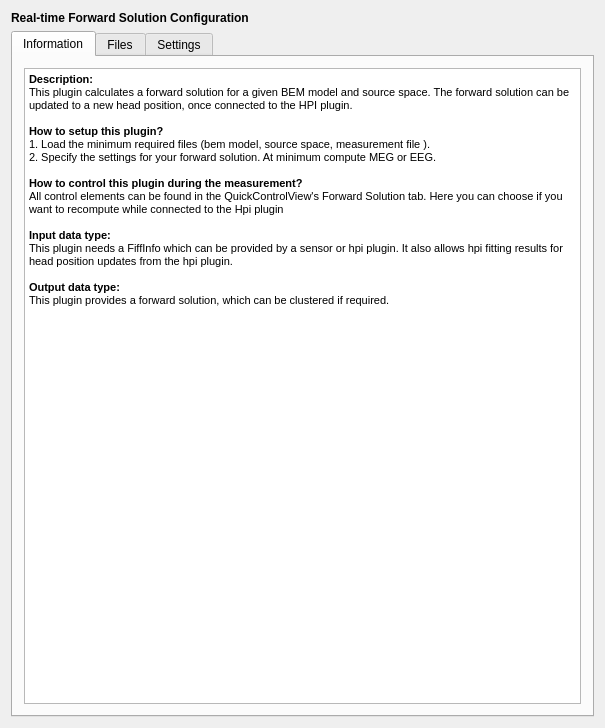
<?xml version="1.0" encoding="UTF-8"?>
<ui version="4.0">
 <class>RtFwdSetupWidgetClass</class>
 <widget class="QWidget" name="RtFwdSetupWidgetClass">
  <property name="geometry">
   <rect>
    <x>0</x>
    <y>0</y>
    <width>603</width>
    <height>728</height>
   </rect>
  </property>
  <property name="windowTitle">
   <string>DummySetupWidget</string>
  </property>
  <layout class="QVBoxLayout" name="verticalLayout_4">
   <item>
    <widget class="QLabel" name="m_qLabel_Headline">
     <property name="font">
      <font>
       <weight>75</weight>
       <bold>true</bold>
      </font>
     </property>
     <property name="text">
      <string>Real-time Forward Solution Configuration</string>
     </property>
    </widget>
   </item>
   <item>
    <widget class="QTabWidget" name="tabWidget">
     <property name="sizePolicy">
      <sizepolicy hsizetype="Maximum" vsizetype="Expanding">
       <horstretch>0</horstretch>
       <verstretch>0</verstretch>
      </sizepolicy>
     </property>
     <property name="toolTip">
      <string>&lt;html&gt;&lt;head/&gt;&lt;body&gt;&lt;p&gt;s&lt;/p&gt;&lt;/body&gt;&lt;/html&gt;</string>
     </property>
     <property name="currentIndex">
      <number>0</number>
     </property>
     <widget class="QWidget" name="Information">
      <attribute name="title">
       <string>Information</string>
      </attribute>
      <layout class="QVBoxLayout" name="verticalLayout">
       <item>
        <widget class="QTextBrowser" name="m_qTextBrowser_Information">
         <property name="html">
          <string>&lt;!DOCTYPE HTML PUBLIC &quot;-//W3C//DTD HTML 4.0//EN&quot; &quot;http://www.w3.org/TR/REC-html40/strict.dtd&quot;&gt;
&lt;html&gt;&lt;head&gt;&lt;meta name=&quot;qrichtext&quot; content=&quot;1&quot; /&gt;&lt;style type=&quot;text/css&quot;&gt;
p, li { white-space: pre-wrap; }
&lt;/style&gt;&lt;/head&gt;&lt;body style=&quot; font-family:'MS Shell Dlg 2'; font-size:7.875pt; font-weight:400; font-style:normal;&quot;&gt;
&lt;p style=&quot; margin-top:0px; margin-bottom:0px; margin-left:0px; margin-right:0px; -qt-block-indent:0; text-indent:0px;&quot;&gt;&lt;span style=&quot; font-size:8pt; font-weight:600;&quot;&gt;Description:&lt;/span&gt;&lt;/p&gt;
&lt;p style=&quot; margin-top:0px; margin-bottom:0px; margin-left:0px; margin-right:0px; -qt-block-indent:0; text-indent:0px;&quot;&gt;&lt;span style=&quot; font-size:8pt;&quot;&gt;This plugin calculates a forward solution for a given BEM model and source space. The forward solution can be updated to a new head position, once connected to the HPI plugin.&lt;/span&gt;&lt;/p&gt;
&lt;p style=&quot;-qt-paragraph-type:empty; margin-top:0px; margin-bottom:0px; margin-left:0px; margin-right:0px; -qt-block-indent:0; text-indent:0px; font-size:8pt;&quot;&gt;&lt;br /&gt;&lt;/p&gt;
&lt;p style=&quot; margin-top:0px; margin-bottom:0px; margin-left:0px; margin-right:0px; -qt-block-indent:0; text-indent:0px;&quot;&gt;&lt;span style=&quot; font-size:8pt; font-weight:600;&quot;&gt;How to setup this plugin?&lt;/span&gt;&lt;/p&gt;
&lt;p style=&quot; margin-top:0px; margin-bottom:0px; margin-left:0px; margin-right:0px; -qt-block-indent:0; text-indent:0px;&quot;&gt;&lt;span style=&quot; font-size:8pt;&quot;&gt;1. Load the minimum required files (bem model, source space, measurement file ).&lt;/span&gt;&lt;/p&gt;
&lt;p style=&quot; margin-top:0px; margin-bottom:0px; margin-left:0px; margin-right:0px; -qt-block-indent:0; text-indent:0px;&quot;&gt;&lt;span style=&quot; font-size:8pt;&quot;&gt;2. Specify the settings for your forward solution. At minimum compute MEG or EEG.&lt;/span&gt;&lt;/p&gt;
&lt;p style=&quot;-qt-paragraph-type:empty; margin-top:0px; margin-bottom:0px; margin-left:0px; margin-right:0px; -qt-block-indent:0; text-indent:0px; font-size:8pt;&quot;&gt;&lt;br /&gt;&lt;/p&gt;
&lt;p style=&quot; margin-top:0px; margin-bottom:0px; margin-left:0px; margin-right:0px; -qt-block-indent:0; text-indent:0px;&quot;&gt;&lt;span style=&quot; font-size:8pt; font-weight:600;&quot;&gt;How to control this plugin during the measurement?&lt;/span&gt;&lt;/p&gt;
&lt;p style=&quot; margin-top:0px; margin-bottom:0px; margin-left:0px; margin-right:0px; -qt-block-indent:0; text-indent:0px;&quot;&gt;&lt;span style=&quot; font-size:8pt;&quot;&gt;All control elements can be found in the QuickControlView's Forward Solution tab. Here you can choose if you want to recompute while connected to the Hpi plugin &lt;/span&gt;&lt;/p&gt;
&lt;p style=&quot;-qt-paragraph-type:empty; margin-top:0px; margin-bottom:0px; margin-left:0px; margin-right:0px; -qt-block-indent:0; text-indent:0px; font-size:8pt;&quot;&gt;&lt;br /&gt;&lt;/p&gt;
&lt;p style=&quot; margin-top:0px; margin-bottom:0px; margin-left:0px; margin-right:0px; -qt-block-indent:0; text-indent:0px;&quot;&gt;&lt;span style=&quot; font-size:8pt; font-weight:600;&quot;&gt;Input data type:&lt;/span&gt;&lt;/p&gt;
&lt;p style=&quot; margin-top:0px; margin-bottom:0px; margin-left:0px; margin-right:0px; -qt-block-indent:0; text-indent:0px;&quot;&gt;&lt;span style=&quot; font-size:8pt;&quot;&gt;This plugin needs a FiffInfo which can be provided by a sensor or hpi plugin. It also allows hpi fitting results for head position updates from the hpi plugin.&lt;/span&gt;&lt;/p&gt;
&lt;p style=&quot;-qt-paragraph-type:empty; margin-top:0px; margin-bottom:0px; margin-left:0px; margin-right:0px; -qt-block-indent:0; text-indent:0px; font-size:8pt;&quot;&gt;&lt;br /&gt;&lt;/p&gt;
&lt;p style=&quot; margin-top:0px; margin-bottom:0px; margin-left:0px; margin-right:0px; -qt-block-indent:0; text-indent:0px;&quot;&gt;&lt;span style=&quot; font-size:8pt; font-weight:600;&quot;&gt;Output data type:&lt;/span&gt;&lt;/p&gt;
&lt;p style=&quot; margin-top:0px; margin-bottom:0px; margin-left:0px; margin-right:0px; -qt-block-indent:0; text-indent:0px;&quot;&gt;&lt;span style=&quot; font-size:8pt;&quot;&gt;This plugin provides a forward solution, which can be clustered if required.&lt;/span&gt;&lt;/p&gt;&lt;/body&gt;&lt;/html&gt;</string>
         </property>
        </widget>
       </item>
      </layout>
     </widget>
     <widget class="QWidget" name="Files">
      <attribute name="title">
       <string>Files</string>
      </attribute>
      <layout class="QVBoxLayout" name="verticalLayout_2">
       <item>
        <widget class="QGroupBox" name="m_qGroupBox_Sol">
         <property name="title">
          <string>Forward Solution</string>
         </property>
         <property name="flat">
          <bool>false</bool>
         </property>
         <layout class="QGridLayout" name="m_qGridLayout_Fwd">
          <item row="0" column="2">
           <widget class="QPushButton" name="m_qPushButton_SolNameDialog">
            <property name="text">
             <string>...</string>
            </property>
           </widget>
          </item>
          <item row="0" column="0" colspan="2">
           <widget class="QLineEdit" name="m_qLineEdit_SolName">
            <property name="minimumSize">
             <size>
              <width>140</width>
              <height>0</height>
             </size>
            </property>
            <property name="text">
             <string/>
            </property>
           </widget>
          </item>
         </layout>
        </widget>
       </item>
       <item>
        <widget class="QGroupBox" name="m_qGroupBox_Meas">
         <property name="title">
          <string>Measurement File (with compensator inforamtion)</string>
         </property>
         <property name="flat">
          <bool>false</bool>
         </property>
         <layout class="QGridLayout" name="m_qGridLayout_Fwd_8">
          <item row="0" column="0" colspan="2">
           <widget class="QLineEdit" name="m_qLineEdit_MeasName">
            <property name="minimumSize">
             <size>
              <width>140</width>
              <height>0</height>
             </size>
            </property>
            <property name="text">
             <string/>
            </property>
           </widget>
          </item>
          <item row="0" column="2">
           <widget class="QPushButton" name="m_qPushButton_MeasNameDialog">
            <property name="text">
             <string>...</string>
            </property>
           </widget>
          </item>
         </layout>
        </widget>
       </item>
       <item>
        <widget class="QGroupBox" name="m_qGroupBox_Source">
         <property name="title">
          <string>Source Space</string>
         </property>
         <property name="flat">
          <bool>false</bool>
         </property>
         <layout class="QGridLayout" name="m_qGridLayout_Fwd_2">
          <item row="0" column="0" colspan="2">
           <widget class="QLineEdit" name="m_qLineEdit_SourceName">
            <property name="minimumSize">
             <size>
              <width>140</width>
              <height>0</height>
             </size>
            </property>
           </widget>
          </item>
          <item row="0" column="2">
           <widget class="QPushButton" name="m_qPushButton_SourceNameDialog">
            <property name="text">
             <string>...</string>
            </property>
           </widget>
          </item>
         </layout>
        </widget>
       </item>
       <item>
        <widget class="QGroupBox" name="m_qGroupBox_Bem">
         <property name="title">
          <string>BEM Model</string>
         </property>
         <property name="flat">
          <bool>false</bool>
         </property>
         <layout class="QGridLayout" name="m_qGridLayout_Fwd_3">
          <item row="0" column="2">
           <widget class="QPushButton" name="m_qPushButton_BemNameDialog">
            <property name="text">
             <string>...</string>
            </property>
           </widget>
          </item>
          <item row="0" column="0" colspan="2">
           <widget class="QLineEdit" name="m_qLineEdit_BemName">
            <property name="minimumSize">
             <size>
              <width>140</width>
              <height>0</height>
             </size>
            </property>
           </widget>
          </item>
         </layout>
        </widget>
       </item>
       <item>
        <widget class="QGroupBox" name="m_qGroupBox_Mri">
         <property name="title">
          <string>MRI - Head Transformation</string>
         </property>
         <property name="flat">
          <bool>false</bool>
         </property>
         <layout class="QGridLayout" name="m_qGridLayout_Fwd_4">
          <item row="0" column="0" colspan="2">
           <widget class="QLineEdit" name="m_qLineEdit_MriName">
            <property name="minimumSize">
             <size>
              <width>140</width>
              <height>0</height>
             </size>
            </property>
           </widget>
          </item>
          <item row="0" column="2">
           <widget class="QPushButton" name="m_qPushButton_MriNameDialog">
            <property name="text">
             <string>...</string>
            </property>
           </widget>
          </item>
         </layout>
        </widget>
       </item>
       <item>
        <widget class="QGroupBox" name="m_qGroupBox_MinDistOut">
         <property name="title">
          <string>Output for omitted source space points</string>
         </property>
         <property name="flat">
          <bool>false</bool>
         </property>
         <layout class="QGridLayout" name="m_qGridLayout_Fwd_5">
          <item row="0" column="0" colspan="2">
           <widget class="QLineEdit" name="m_qLineEdit_MinDistName">
            <property name="minimumSize">
             <size>
              <width>140</width>
              <height>0</height>
             </size>
            </property>
           </widget>
          </item>
          <item row="0" column="2">
           <widget class="QPushButton" name="m_qPushButton_MinDistOutDialog">
            <property name="text">
             <string>...</string>
            </property>
           </widget>
          </item>
         </layout>
        </widget>
       </item>
       <item>
        <widget class="QGroupBox" name="m_qGroupBox_EEGModel">
         <property name="title">
          <string>EEG model</string>
         </property>
         <property name="flat">
          <bool>false</bool>
         </property>
         <layout class="QGridLayout" name="m_qGridLayout_Fwd_7">
          <item row="0" column="0" colspan="2">
           <widget class="QLineEdit" name="m_qLineEdit_EEGModelFile">
            <property name="minimumSize">
             <size>
              <width>140</width>
              <height>0</height>
             </size>
            </property>
           </widget>
          </item>
          <item row="0" column="2">
           <widget class="QPushButton" name="m_qPushButton_EEGModelFileDialog">
            <property name="text">
             <string>...</string>
            </property>
           </widget>
          </item>
         </layout>
        </widget>
       </item>
       <item>
        <spacer name="verticalSpacer">
         <property name="orientation">
          <enum>Qt::Vertical</enum>
         </property>
         <property name="sizeHint" stdset="0">
          <size>
           <width>557</width>
           <height>19</height>
          </size>
         </property>
        </spacer>
       </item>
      </layout>
     </widget>
     <widget class="QWidget" name="Settings">
      <attribute name="title">
       <string>Settings</string>
      </attribute>
      <layout class="QVBoxLayout" name="verticalLayout_6">
       <item>
        <widget class="QCheckBox" name="m_check_bIncludeMeg">
         <property name="text">
          <string>Compute MEG Solution</string>
         </property>
        </widget>
       </item>
       <item>
        <widget class="QCheckBox" name="m_check_bIncludeEEG">
         <property name="text">
          <string>Compute EEG Solution</string>
         </property>
        </widget>
       </item>
       <item>
        <widget class="QCheckBox" name="m_check_bComputeGrad">
         <property name="text">
          <string>Compute Gradient Solution</string>
         </property>
        </widget>
       </item>
       <item>
        <widget class="QCheckBox" name="m_check_bFixedOri">
         <property name="text">
          <string>Fixed Orientation</string>
         </property>
        </widget>
       </item>
       <item>
        <widget class="QCheckBox" name="m_check_bAccurate">
         <property name="text">
          <string>Acurate</string>
         </property>
        </widget>
       </item>
       <item>
        <widget class="QCheckBox" name="m_check_bCoordframe">
         <property name="text">
          <string>Compute in MRI space (else Head space)</string>
         </property>
        </widget>
       </item>
       <item>
        <widget class="QCheckBox" name="m_check_bUseThreads">
         <property name="text">
          <string>Use threads</string>
         </property>
        </widget>
       </item>
       <item>
        <widget class="QCheckBox" name="m_check_bDoAll">
         <property name="text">
          <string>Calculate forward solution in all nodes</string>
         </property>
        </widget>
       </item>
       <item>
        <widget class="QCheckBox" name="m_check_bMriHeadIdent">
         <property name="text">
          <string>Identical head- and MRI- space</string>
         </property>
        </widget>
       </item>
       <item>
        <widget class="QCheckBox" name="m_check_bFilterSpaces">
         <property name="text">
          <string>Filter Source Spaces</string>
         </property>
        </widget>
       </item>
       <item>
        <widget class="QCheckBox" name="m_check_bScaleEegPos">
         <property name="text">
          <string>Scale Electrode Positions</string>
         </property>
        </widget>
       </item>
       <item>
        <widget class="QCheckBox" name="m_check_bUseEquivEeg">
         <property name="text">
          <string>Use equivalent source approach for EEG</string>
         </property>
        </widget>
       </item>
       <item>
        <widget class="QGroupBox" name="distance">
         <property name="title">
          <string>Minimum distance skull &lt;-&gt; source [mm]</string>
         </property>
         <layout class="QVBoxLayout" name="verticalLayout_3">
          <item>
           <widget class="QDoubleSpinBox" name="m_doubleSpinBox_dMinDist">
            <property name="decimals">
             <number>1</number>
            </property>
           </widget>
          </item>
         </layout>
        </widget>
       </item>
       <item>
        <widget class="QGroupBox" name="EegScalpRadius">
         <property name="title">
          <string>EEG scalp radius of sphere model [mm]</string>
         </property>
         <layout class="QVBoxLayout" name="verticalLayout_5">
          <item>
           <widget class="QDoubleSpinBox" name="m_doubleSpinBox_dEegSphereRad">
            <property name="decimals">
             <number>1</number>
            </property>
            <property name="maximum">
             <double>500.000000000000000</double>
            </property>
            <property name="singleStep">
             <double>1.000000000000000</double>
            </property>
           </widget>
          </item>
         </layout>
        </widget>
       </item>
       <item>
        <widget class="QGroupBox" name="EEGModelOrigin">
         <property name="title">
          <string>Sphere Model Origin (x,y,z) [mm]</string>
         </property>
         <layout class="QGridLayout" name="gridLayout">
          <item row="0" column="0">
           <widget class="QDoubleSpinBox" name="m_doubleSpinBox_dVecR0x">
            <property name="decimals">
             <number>1</number>
            </property>
            <property name="minimum">
             <double>-500.000000000000000</double>
            </property>
            <property name="maximum">
             <double>500.000000000000000</double>
            </property>
            <property name="singleStep">
             <double>1.000000000000000</double>
            </property>
           </widget>
          </item>
          <item row="0" column="2">
           <widget class="QDoubleSpinBox" name="m_doubleSpinBox_dVecR0z">
            <property name="decimals">
             <number>1</number>
            </property>
            <property name="minimum">
             <double>-500.000000000000000</double>
            </property>
            <property name="maximum">
             <double>500.000000000000000</double>
            </property>
            <property name="singleStep">
             <double>1.000000000000000</double>
            </property>
           </widget>
          </item>
          <item row="0" column="1">
           <widget class="QDoubleSpinBox" name="m_doubleSpinBox_dVecR0y">
            <property name="decimals">
             <number>1</number>
            </property>
            <property name="minimum">
             <double>-500.000000000000000</double>
            </property>
            <property name="maximum">
             <double>500.000000000000000</double>
            </property>
            <property name="singleStep">
             <double>1.000000000000000</double>
            </property>
           </widget>
          </item>
         </layout>
        </widget>
       </item>
       <item>
        <widget class="QGroupBox" name="m_qGroupBox_EEGModelName">
         <property name="title">
          <string>EEG model name</string>
         </property>
         <property name="flat">
          <bool>false</bool>
         </property>
         <layout class="QGridLayout" name="m_qGridLayout_Fwd_6">
          <item row="0" column="0" colspan="2">
           <widget class="QLineEdit" name="m_qLineEdit_EEGModelName">
            <property name="minimumSize">
             <size>
              <width>140</width>
              <height>0</height>
             </size>
            </property>
           </widget>
          </item>
         </layout>
        </widget>
       </item>
       <item>
        <spacer name="verticalSpacer_2">
         <property name="orientation">
          <enum>Qt::Vertical</enum>
         </property>
         <property name="sizeHint" stdset="0">
          <size>
           <width>20</width>
           <height>40</height>
          </size>
         </property>
        </spacer>
       </item>
      </layout>
     </widget>
    </widget>
   </item>
  </layout>
 </widget>
 <layoutdefault spacing="6" margin="11"/>
 <resources/>
 <connections/>
</ui>
